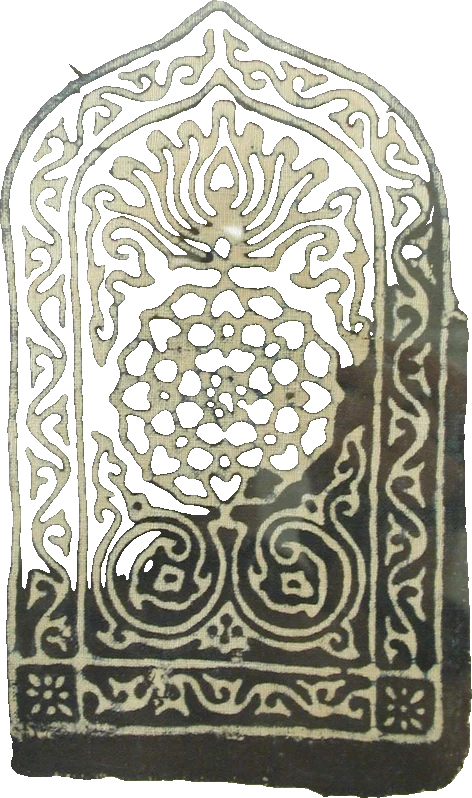
#> input picture prototypes/directions/img/adire.webp, 472 x 798 px
$ python -i review02.py   (imports and definitions only)
#> lines starting #> are read from the running program, lines starting #| are printed output that depends on the picture; after the words box and inside, x2 and y2 are one past the last pixel; in counts of white or black regions, pixels touching at a corner belong together
"""TICKET 02 — the cut-out review surface. Measure the MASTERS; never touch them.

`source5.py --sheets` renders labelled contact sheets, which is the right instrument for
"is this the wrong object" and the wrong one for "did the remover eat it / miss some
background": a PNG has one background, and each of those two faults is invisible against
some backgrounds and obvious against others. This writes the numbers; review02.html is the
surface that shows them over four grounds at once.

    python review02.py                 # measure all 236 shipped masters -> review02.json
    python review02.py --serve         # measure (if absent) and serve on 127.0.0.1:8813
    python review02.py --recuts        # rank alt/'s re-cuts -> review02-recuts.json (see below)

8813, not the harness's 8812: sweep10 defaults to `http://127.0.0.1:8812` and expects `site/`
to be what is behind it, so a review server left running on that port silently becomes the
thing the gates measure.

Reads:  ../../site/data.js (the 236 that shipped, and their record fields)
        sourced.json       (the DIRECT image URL each master was cut from)
        img/<key>.webp     (the masters — opened read-only)
Writes: review02.json      (this directory only; nothing under site/ is read-written or served)

--recuts is lane A's second surface: rematte02.py --ate already ran measure() on every shipped
master and its birefnet re-cut (alt/rematte02.json). This never re-measures — it just ranks
those keys by the same isl/holes-moved score rematte02.py sorts its sheets by, and merges in
each key's own review02.json row for metadata, so review02-recuts.html can show
original | current cut | re-cut per item without touching img/ or site/. Serves alongside
review02.html on the same 8813 once --serve is passed.

The two failure modes, and the signal that finds each:

  IT ATE PART OF THE OBJECT   an enclosed transparent region inside the silhouette (`holes`,
      `holefrac`). Honest false positives exist by the hundred — a handle gap, a ring, a
      lattice — which is why this ranks rather than judges.
  IT LEFT BACKGROUND BEHIND   four independent tells, because no one of them is reliable:
      a detached component (`isl`, `islfrac`) is a speck of floor or wall kept whole;
      `corners` and `border` catch a rectangular slab retained around the object;
      `cov` near 1 says the silhouette is a box; `halo` is the mean alpha ramp width in
      pixels, so a soft fringe of un-cut background shows as a number > ~2.
"""
import json, os, subprocess, sys
import numpy as np
from PIL import Image
from scipy import ndimage

HERE = os.path.dirname(os.path.abspath(__file__))
IMG = os.path.join(HERE, "img")
DATA = os.path.abspath(os.path.join(HERE, "..", "..", "site", "data.js"))
OUT = os.path.join(HERE, "review02.json")


# [7 lines left out: function shipped, not called in this run]


def measure(path):
#> called with path = 'img/adire.webp'
    im = Image.open(path).convert("RGBA")
#> im is the input picture: PIL image 472x798 RGBA; mean R, G, B, A 107.9, 107, 94.2, 161.3
    a = np.asarray(im)[:, :, 3]
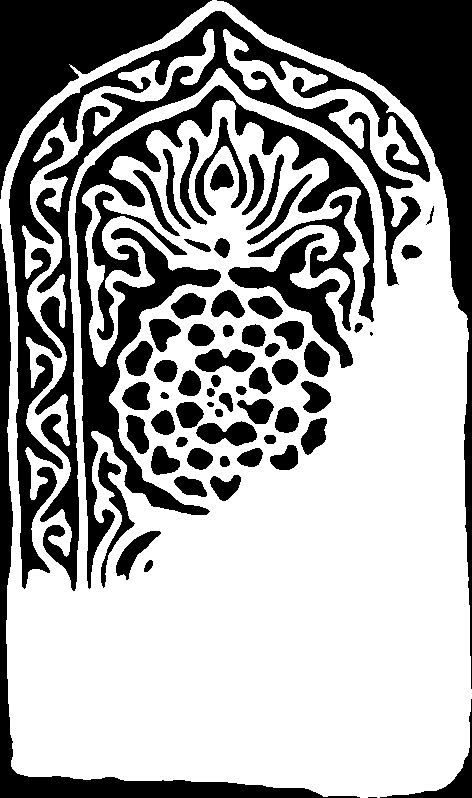
#> a: shape (798, 472); 63.3% white; 68 black regions (2 under 20 px), largest, box (x1, y1, x2, y2) and area: (9, 11, 430, 591) 32191, (217, 0, 472, 689) 24654, (75, 85, 375, 589) 20606
    h, w = a.shape
#> h = 798; w = 472
    any_ = a > 0
    mask = a >= 128
    obj = int(mask.sum())
#> obj = 238262
    if not obj:
        return None

    # halo — mean alpha ramp width in px: soft pixels per pixel of silhouette edge.
    pad = np.pad(mask, 1)
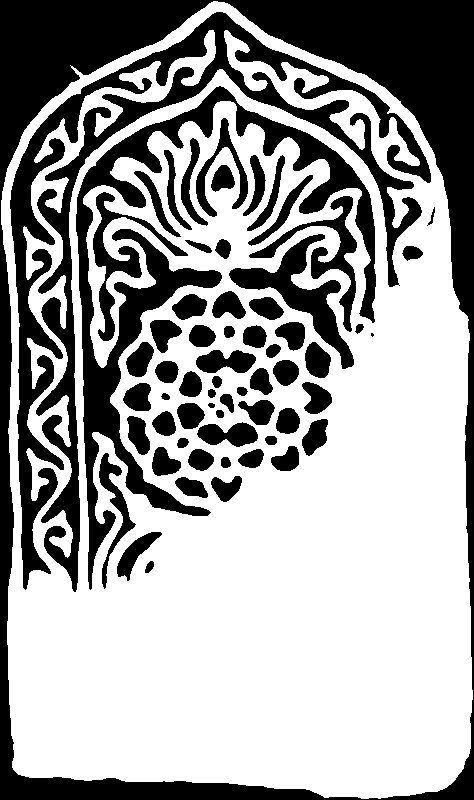
#> pad: shape (800, 474) bool; 62.8% white; 64 black regions (1 under 20 px), largest, box (x1, y1, x2, y2) and area: (0, 0, 474, 800) 53485, (10, 12, 431, 592) 32191, (76, 86, 376, 590) 20606
    edge = mask & ~(pad[:-2, 1:-1] & pad[2:, 1:-1] & pad[1:-1, :-2] & pad[1:-1, 2:])
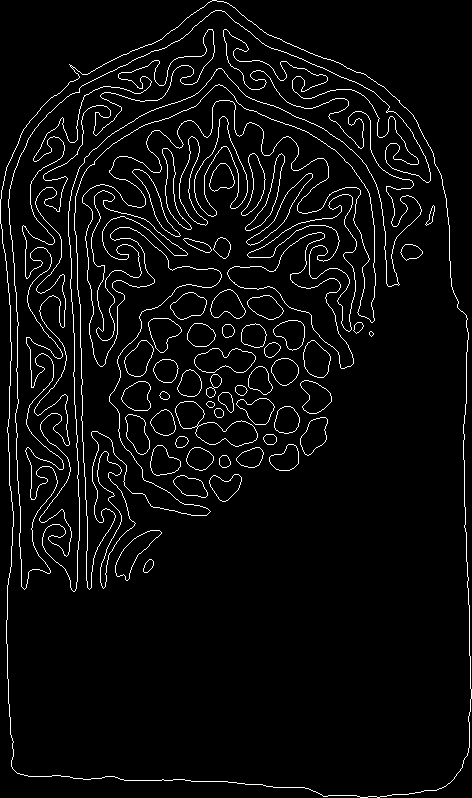
#> edge: shape (798, 472) bool; 4.5% white in thin lines or dots
    soft = int(((a > 8) & (a < 248)).sum())
#> soft = 0
    halo = soft / max(int(edge.sum()), 1)
#> halo = 0

    # islands — everything that is not the largest connected component
    lab, n = ndimage.label(mask)
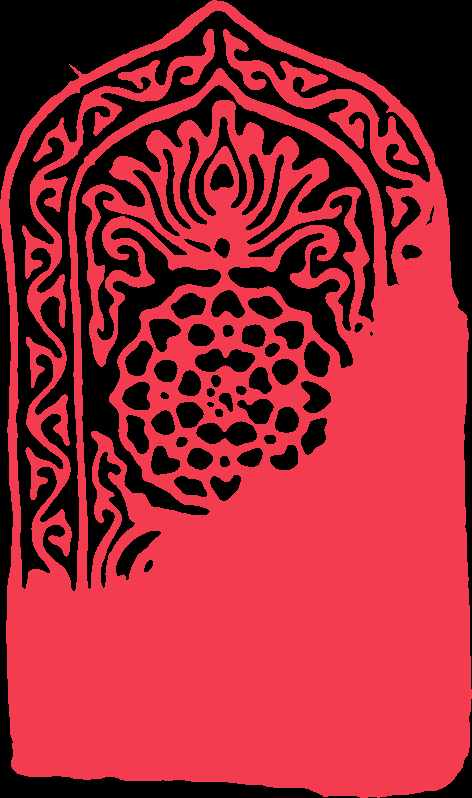
#> lab: shape (798, 472) int32; 3 distinct labels, from 0 to 2; one colour per label, 0 black
#> n = 2
    areas = np.bincount(lab.ravel())[1:] if n else np.array([0])
#> areas = [238261, 1]
    big = int(areas.max())
#> big = 238261
    floor = max(30, 0.002 * obj)
#> floor = 476.5
    isl = int((areas >= floor).sum()) - 1
#> isl = 0
    islfrac = (obj - big) / obj
#> islfrac = 4.2e-06

    # holes — background components that touch no image border are enclosed by the object
    lab2, n2 = ndimage.label(~mask)
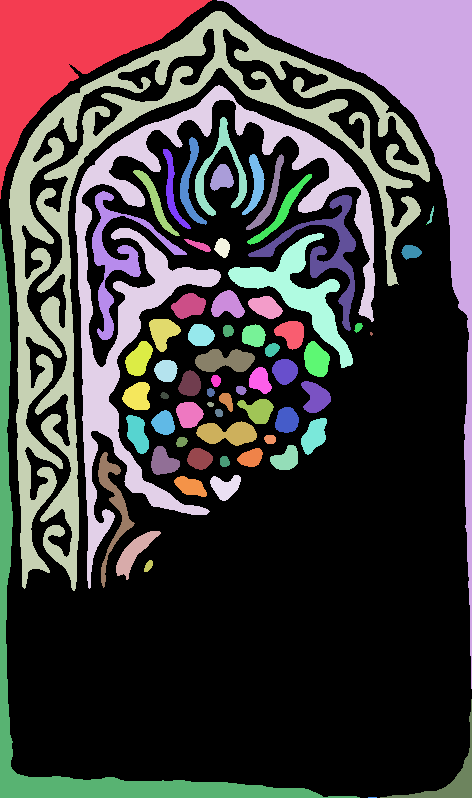
#> lab2: shape (798, 472) int32; 71 distinct labels, from 0 to 70; one colour per label, 0 black
#> n2 = 70
    outside = set(lab2[0, :]) | set(lab2[-1, :]) | set(lab2[:, 0]) | set(lab2[:, -1]) | {0}
#> outside = 6 items
    hareas = np.bincount(lab2.ravel())
#> hareas = 71 values, max 238262 at index 0, min 1 at index 17, mean 5305
    inner = [int(hareas[i]) for i in range(1, n2 + 1) if i not in outside]
#> inner = 65 values, max 32190 at index 0, min 1 at index 13, mean 1345.4
    holes = sum(1 for v in inner if v >= floor)
#> holes = 33
    holefrac = sum(inner) / (obj + sum(inner)) if inner else 0.0
#> holefrac = 0.268

    # a retained rectangular slab fills the bbox corners and runs along its perimeter
    c = max(6, int(0.03 * min(w, h)))
#> c = 14
    corners = sum(mask[y:y + c, x:x + c].mean() > 0.5
                  for y in (0, h - c) for x in (0, w - c))
#> corners = 0
    perim = np.concatenate([mask[0, :], mask[-1, :], mask[:, 0], mask[:, -1]])

    return dict(w=w, h=h, ar=round(w / h, 3),
                cov=round(obj / (w * h), 4),
                solid=round(float((a == 255).sum()) / max(int(any_.sum()), 1), 4),
                halo=round(halo, 2),
                isl=isl, islfrac=round(float(islfrac), 4),
                holes=holes, holefrac=round(float(holefrac), 4),
                corners=int(corners), border=round(float(perim.mean()), 4),
                kb=round(os.path.getsize(path) / 1024, 1))


# [38 lines left out: functions build, build_recuts, not called in this run]


# [15 lines not run here, left out]

>>> result = measure('img/adire.webp')
#> result = 13 items

$ run again, on prototypes/directions/img/baptistere.webp
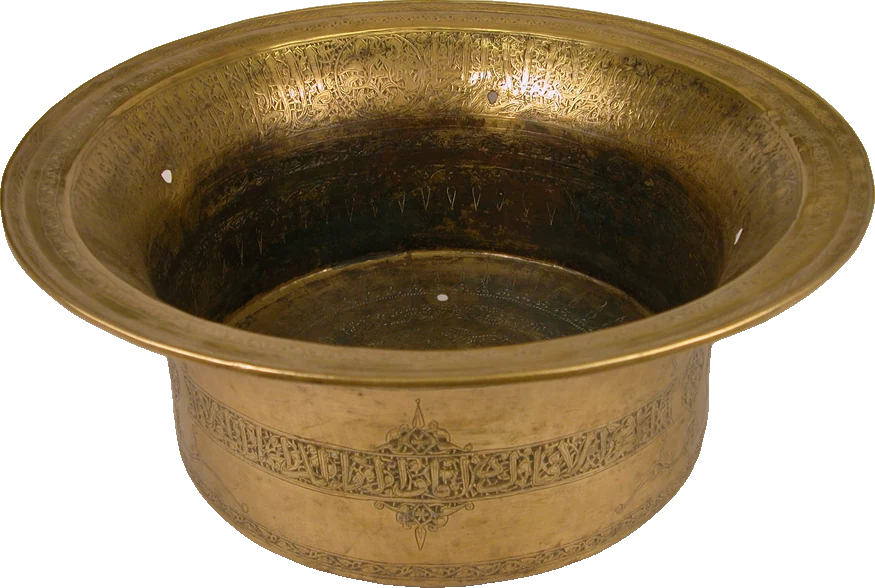
#> input picture prototypes/directions/img/baptistere.webp, 875 x 588 px
#> in measure, im is the input picture: PIL image 875x588 RGBA; mean R, G, B, A 83, 64.8, 36.7, 179.8
#> in measure, `a = np.asarray(im)[:, :, 3]`:
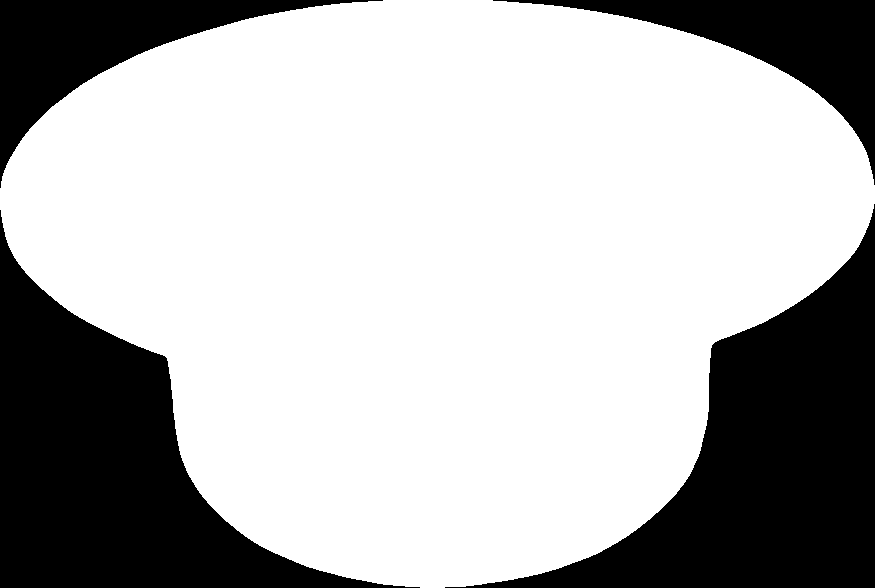
#> a: shape (588, 875); 70.5% white; 4 black regions, box (x1, y1, x2, y2) and area: (445, 204, 875, 588) 58655, (0, 210, 420, 588) 56973, (0, 0, 383, 188) 18758, (493, 0, 875, 185) 17243
#> obj = 362871
#> pad: shape (590, 877) bool; 70.1% white; 1 black region, box (x1, y1, x2, y2) and area: (0, 0, 877, 590) 154559
#> edge: shape (588, 875) bool; 0.42% white in thin lines or dots
#> soft = 0
#> n = 1
#> areas = [362871]
#> big = 362871
#> floor = 725.7
#> isl = 0
#> in measure, `lab2, n2 = ndimage.label(~mask)`:
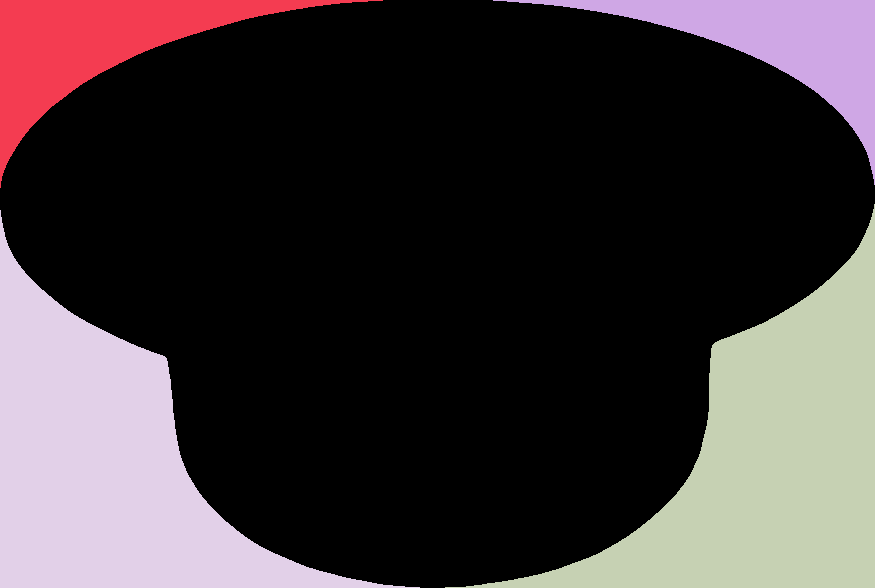
#> lab2: shape (588, 875) int32; 5 distinct labels, from 0 to 4; one colour per label, 0 black
#> n2 = 4
#> outside = 5 items
#> hareas = [362871, 18758, 17243, 58655, 56973]
#> inner = []
#> holes = 0
#> result = 13 items

$ run again, on prototypes/directions/img/benz.webp
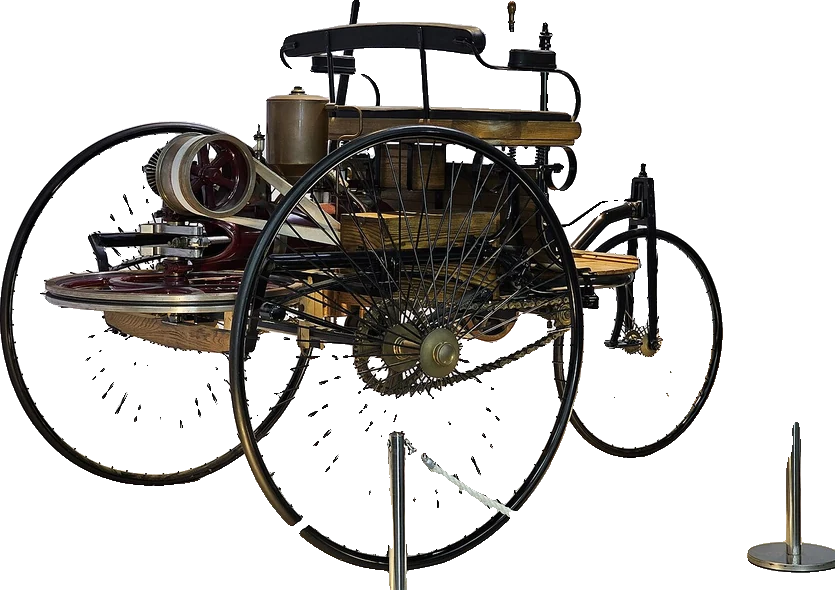
#> input picture prototypes/directions/img/benz.webp, 835 x 590 px
#> in measure, im is the input picture: PIL image 835x590 RGBA; mean R, G, B, A 26.4, 24.5, 22.3, 81
#> in measure, `a = np.asarray(im)[:, :, 3]`:
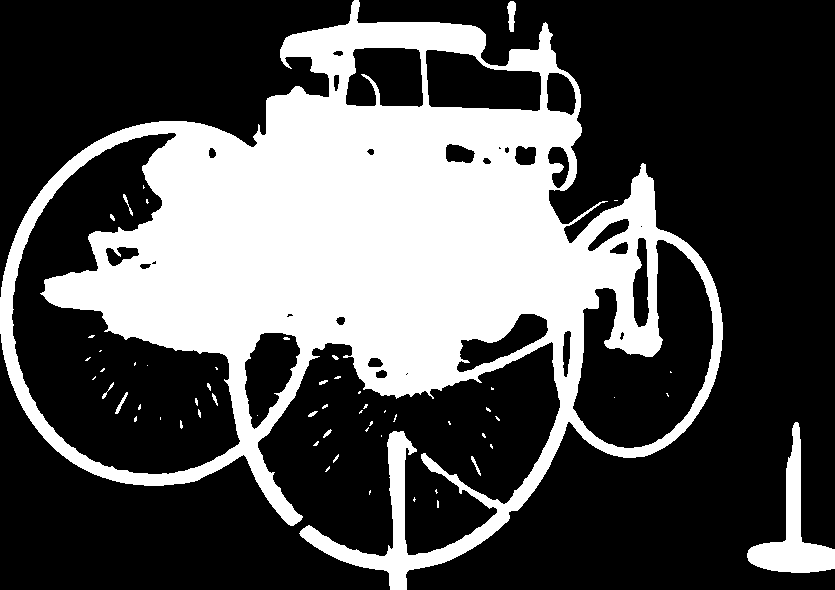
#> a: shape (590, 835); 31.8% white; 59 white regions (44 under 20 px), largest, box (x1, y1, x2, y2) and area: (0, 0, 723, 590) 151637, (747, 422, 835, 573) 3854, (507, 1, 516, 32) 191
#> obj = 156533
#> pad: shape (592, 837) bool; 31.6% white; 59 white regions (44 under 20 px), largest, box (x1, y1, x2, y2) and area: (1, 1, 724, 591) 151637, (748, 423, 836, 574) 3854, (508, 2, 517, 33) 191
#> edge: shape (590, 835) bool; 1.9% white in thin lines or dots
#> soft = 0
#> lab: shape (590, 835) int32; 63 distinct labels, from 0 to 62
#> n = 62
#> areas = 62 values, max 151637 at index 0, min 1 at index 14, mean 2524.7
#> big = 151637
#> floor = 313.1
#> isl = 1
#> islfrac = 0.0313
#> in measure, `lab2, n2 = ndimage.label(~mask)`:
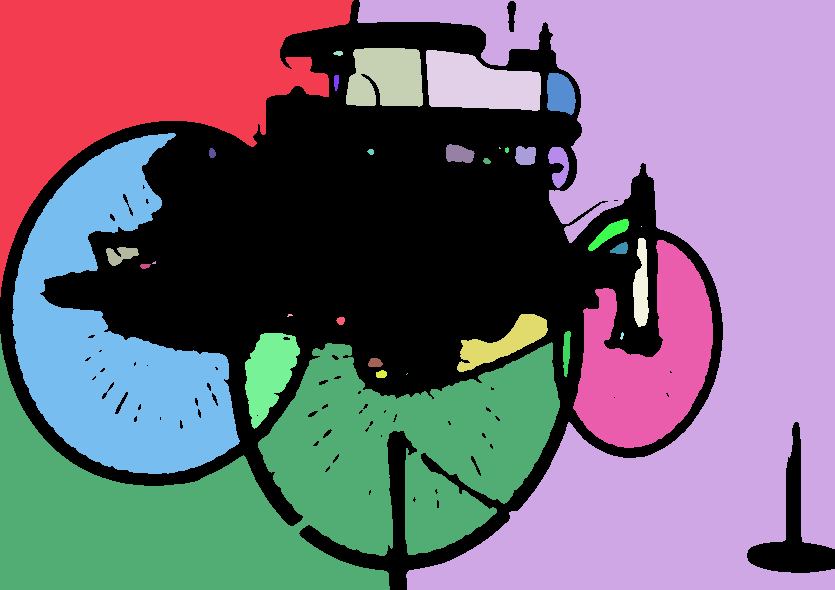
#> lab2: shape (590, 835) int32; 36 distinct labels, from 0 to 35; one colour per label, 0 black
#> n2 = 35
#> outside = 4 items
#> hareas = 36 values, max 156533 at index 0, min 1 at index 18, mean 13684.7
#> inner = 32 values, max 37829 at index 5, min 1 at index 15, mean 2316.7
#> holes = 13
#> holefrac = 0.321
#> corners = 0
#> result = 13 items
